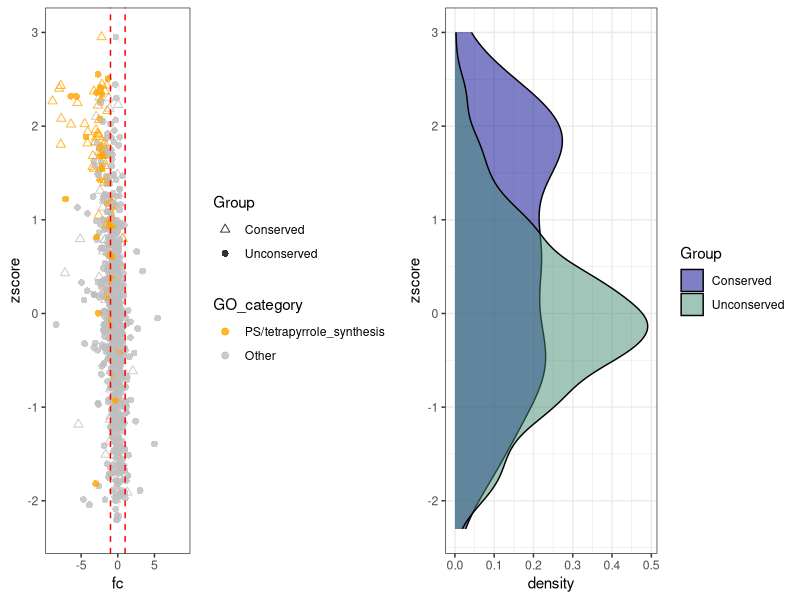

This figure's R source:
library(ggplot2)
library(gridExtra)


mat <- read.table('sl_mat.txt',header=T)

mat$GO_category <- factor(mat$GO_category,levels=c('PS/tetrapyrrole_synthesis','Other'))

main <- ggplot(mat,aes(fc,zscore,shape=Group,color=GO_category))+geom_point(size=2,alpha=0.8)+theme_bw()+scale_color_manual(values=c('orange','grey'))+geom_vline(xintercept=c(-1,1),color='red',linetype='dashed')+xlim(c(-9,9))+ylim(c(-2.3,3))+scale_shape_manual(values=c(2,16))+theme(panel.grid=element_blank())


ydens <- ggplot(mat,aes(zscore,fill=Group))+geom_density(alpha=0.5)+scale_fill_manual(values=c('darkblue','aquamarine4'))+theme_bw()+coord_flip()+xlim(c(-2.3,3))


grid.arrange(main,ydens,ncol=2)




